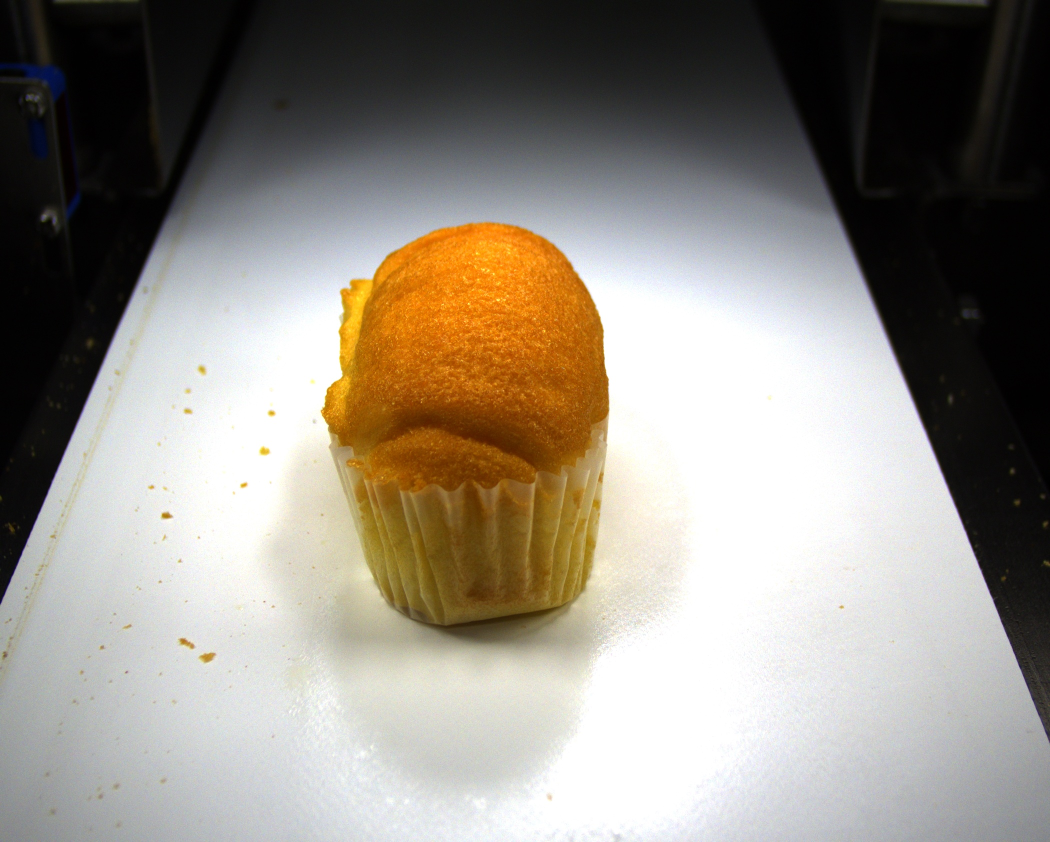
#> input picture source_demo/crumbs_yuan.jpg, 2100 x 1684 px (shown at 1/2 size)
$ python crumbs_color_test.py   (older library calls are emulated)
#> lines starting #> are read from the running program, lines starting #| are printed output that depends on the picture; after the words box and inside, x2 and y2 are one past the last pixel; in counts of white or black regions, pixels touching at a corner belong together
import cv2
import numpy as np

# 全局参数默认值
params = {
    'clahe_clip': 2.0,
    'clahe_grid': 8,
    'sobel_ksize': 3,
    'thresh': 50,
    'morph_h': 15,
    'hough_thresh': 50,
    'min_length': 30,
    'max_gap': 10
}

def update_image(*args):
    # 重新处理并显示图像
    image = cv2.imread(image_path)
#> image is the input picture: shape (1684, 2100, 3); mean B, G, R 130.8, 140.3, 146.6
    gray = cv2.cvtColor(image, cv2.COLOR_BGR2GRAY)

    # 使用当前参数值处理图像
    clahe = cv2.createCLAHE(
        clipLimit=params['clahe_clip'],
        tileGridSize=(params['clahe_grid'], params['clahe_grid'])
    )
    enhanced = clahe.apply(gray)

    sobel_y = cv2.Sobel(enhanced, cv2.CV_64F, 0, 1, ksize=params['sobel_ksize']|1)
    edges = cv2.convertScaleAbs(sobel_y)

    _, binary = cv2.threshold(edges, params['thresh'], 255, cv2.THRESH_BINARY)
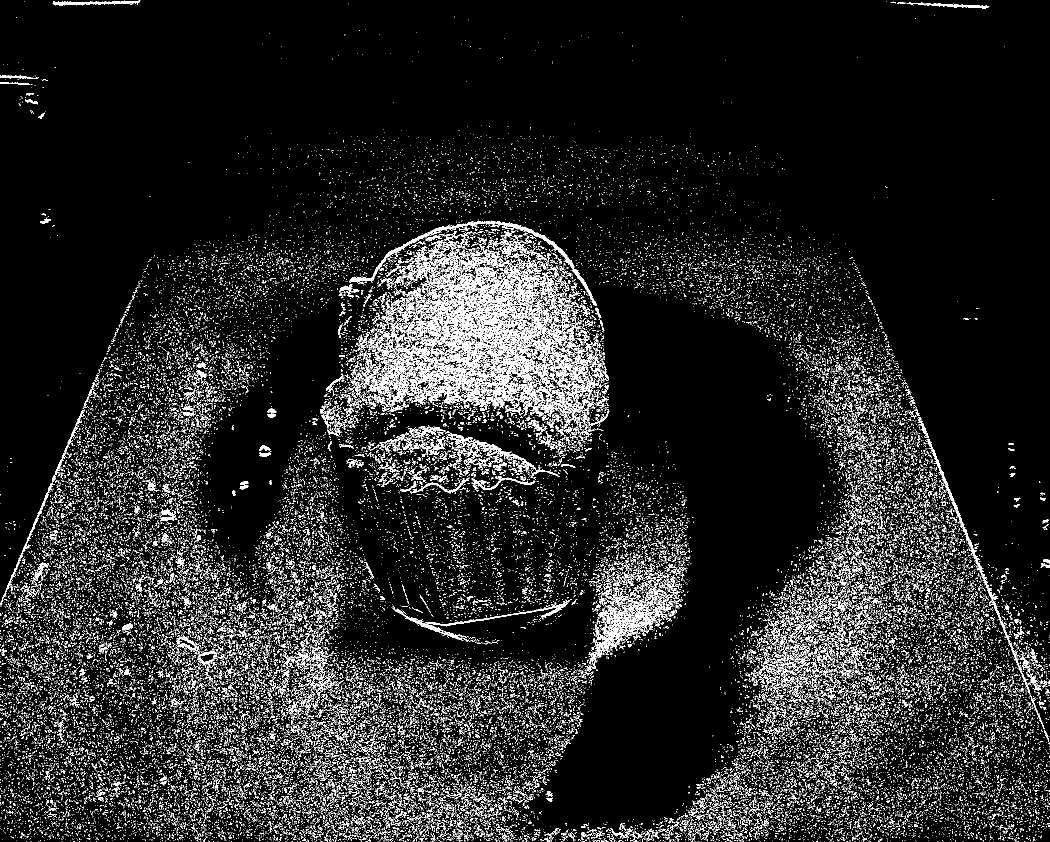
#> binary: shape (1684, 2100) (shown at 1/2 size); 9.4% white in thin lines or dots
    kernel = cv2.getStructuringElement(cv2.MORPH_RECT, (1, params['morph_h']))
    opened = cv2.morphologyEx(binary, cv2.MORPH_OPEN, kernel)
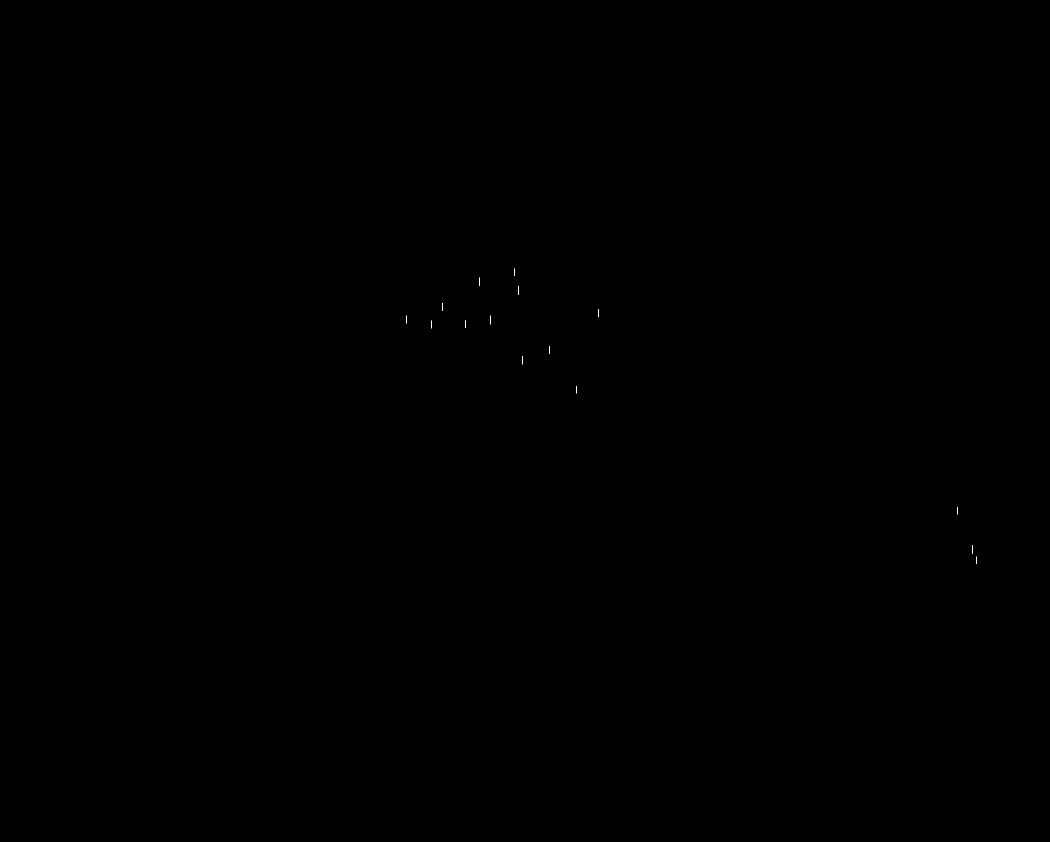
#> opened: shape (1684, 2100) (shown at 1/2 size); 0.01% white in thin lines or dots, all inside (x1, y1, x2, y2) = (812, 537, 1954, 1128)

    # 5. 可选：过滤非垂直线条
    lines = cv2.HoughLinesP(opened, 1, np.pi / 180, threshold=params['hough_thresh'], minLineLength=params['min_length'], maxLineGap=params['max_gap'])
#> lines = None
    result = np.zeros_like(opened)
    if lines is not None:
        for line in lines:
            x1, y1, x2, y2 = line[0]
            angle = np.arctan2(y2 - y1, x2 - x1) * 180 / np.pi
            if 80 < abs(angle) < 100:  # 保留接近垂直的线
                cv2.line(result, (x1, y1), (x2, y2), 255, 2)

    # 拼接所有处理阶段的图像
    # 统一所有图像为单通道
    enhanced = cv2.cvtColor(enhanced, cv2.COLOR_GRAY2BGR) if len(enhanced.shape) == 2 else enhanced
#> enhanced: shape (1684, 2100, 3)
    edges = cv2.cvtColor(edges, cv2.COLOR_GRAY2BGR) if len(edges.shape) == 2 else edges
#> edges: shape (1684, 2100, 3)
    binary = cv2.cvtColor(binary, cv2.COLOR_GRAY2BGR) if len(binary.shape) == 2 else binary
#> binary: shape (1684, 2100, 3); 9.4% white in thin lines or dots
    opened = cv2.cvtColor(opened, cv2.COLOR_GRAY2BGR) if len(opened.shape) == 2 else opened
    result = cv2.cvtColor(result, cv2.COLOR_GRAY2BGR) if len(result.shape) == 2 else result
#> result: shape (1684, 2100, 3); every value is 0

    # 统一图像尺寸
    h, w = enhanced.shape[:2]
    target_size = (w, h)

    edges = cv2.resize(edges, target_size)
    binary = cv2.resize(binary, target_size)
    opened = cv2.resize(opened, target_size)
    result = cv2.resize(result, target_size)

    # 创建两行布局
    row1 = cv2.hconcat([enhanced, edges, binary])
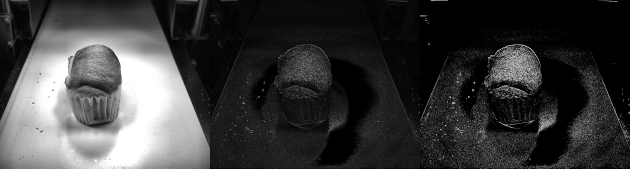
#> row1: shape (1684, 6300, 3) (shown at 1/10 size); min 0, max 255, mean 59.5
    row2 = cv2.hconcat([opened, result, np.zeros_like(enhanced)])  # 添加空白占位
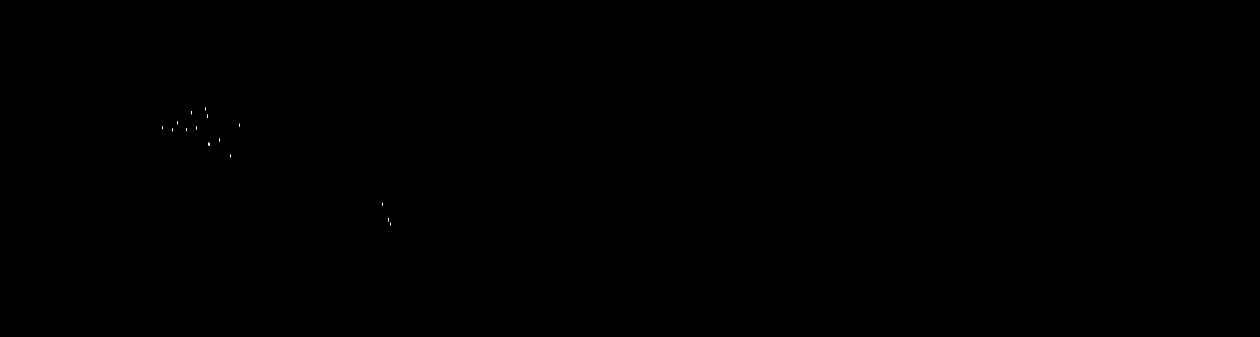
#> row2: shape (1684, 6300, 3) (shown at 1/5 size); 0% white in thin lines or dots, all inside (x1, y1, x2, y2) = (812, 537, 1954, 1128)

    combined = cv2.vconcat([row1, row2])
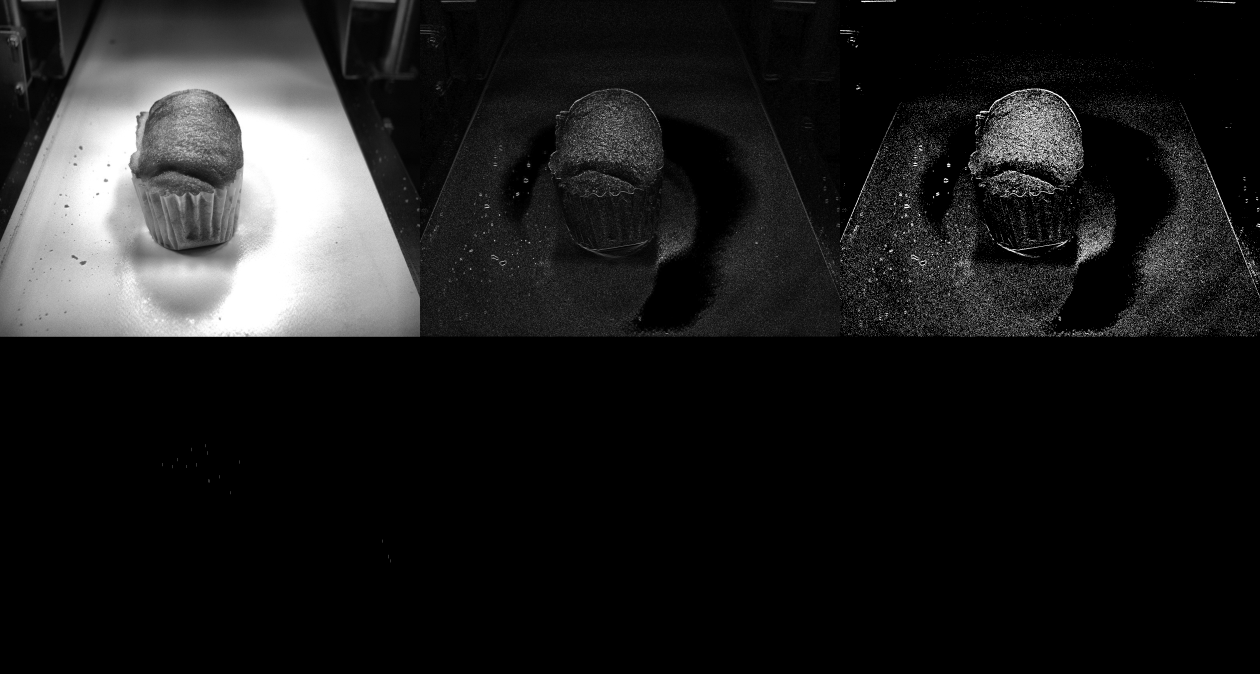
#> combined: shape (3368, 6300, 3) (shown at 1/5 size); min 0, max 255, mean 29.7

    # 调整最终显示尺寸
    combined = cv2.resize(combined, (0,0), fx=0.8, fy=0.8)
#> combined: shape (2694, 5040, 3)
    cv2.imshow('Processing Pipeline', combined)

# ===== 主程序 =====
if __name__ == "__main__":
    image_path = "../source_demo/crumbs_yuan.jpg"

    # 创建控制窗口
    cv2.namedWindow('Processing Pipeline', cv2.WINDOW_NORMAL)

    # 创建轨迹栏
    cv2.createTrackbar('CLAHE Clip', 'Processing Pipeline', 2, 10,
                      lambda v: params.update({'clahe_clip': v/10.0}) or update_image())
    cv2.createTrackbar('CLAHE Grid', 'Processing Pipeline', 8, 20,
                      lambda v: params.update({'clahe_grid': v}) or update_image())
    cv2.createTrackbar('Sobel KSize', 'Processing Pipeline', 3, 7,
                      lambda v: params.update({'sobel_ksize': v}) or update_image())
    cv2.createTrackbar('Threshold', 'Processing Pipeline', 50, 255,
                      lambda v: params.update({'thresh': v}) or update_image())
    cv2.createTrackbar('Morph H', 'Processing Pipeline', 15, 50,
                      lambda v: params.update({'morph_h': v}) or update_image())

    # 初始化显示
    update_image()
    cv2.waitKey(0)
    cv2.destroyAllWindows()

$ run again, with source_demo/crumbs_2.jpg copied over source_demo/crumbs_yuan.jpg
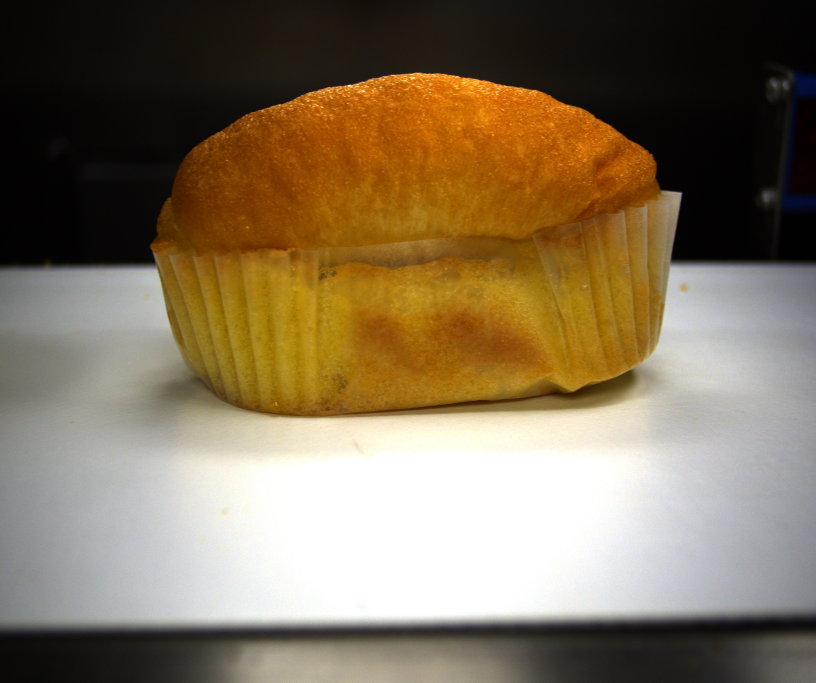
#> input picture source_demo/crumbs_2.jpg, 2448 x 2048 px (shown at 1/3 size)
#> in update_image, image is the input picture: shape (2048, 2448, 3); mean B, G, R 90.4, 115.3, 131.7
#> in update_image, `_, binary = cv2.threshold(edges, params['thresh'], 255, cv2.THRESH_BIN..`:
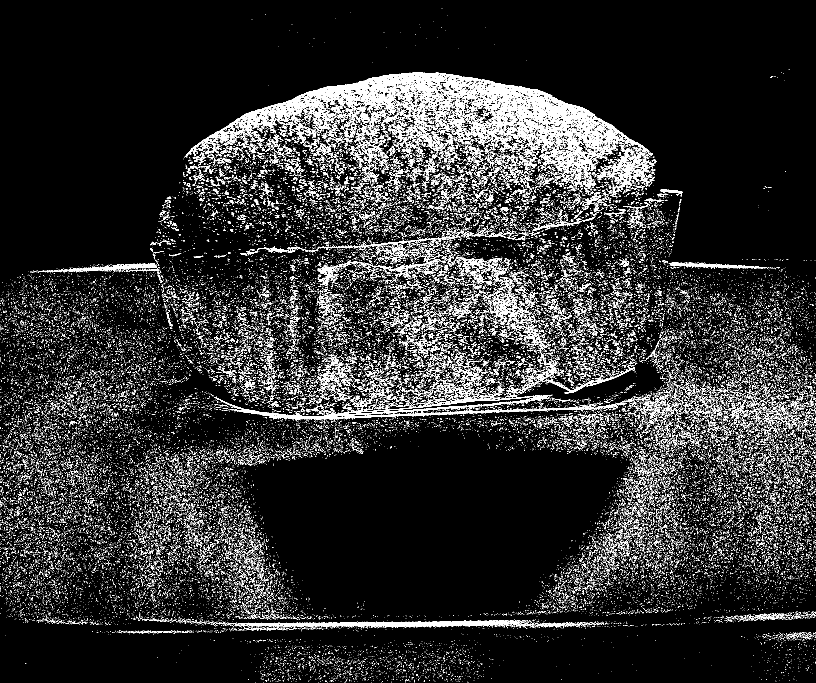
#> binary: shape (2048, 2448) (shown at 1/3 size); 8.8% white in thin lines or dots
#> lines = None
#> result: shape (2048, 2448, 3); every value is 0
#> row2: shape (2048, 7344, 3); 0.01% white in thin lines or dots, all inside (x1, y1, x2, y2) = (504, 216, 1883, 1880)
#> in update_image, `combined = cv2.resize(combined, (0,0), fx=0.8, fy=0.8)`:
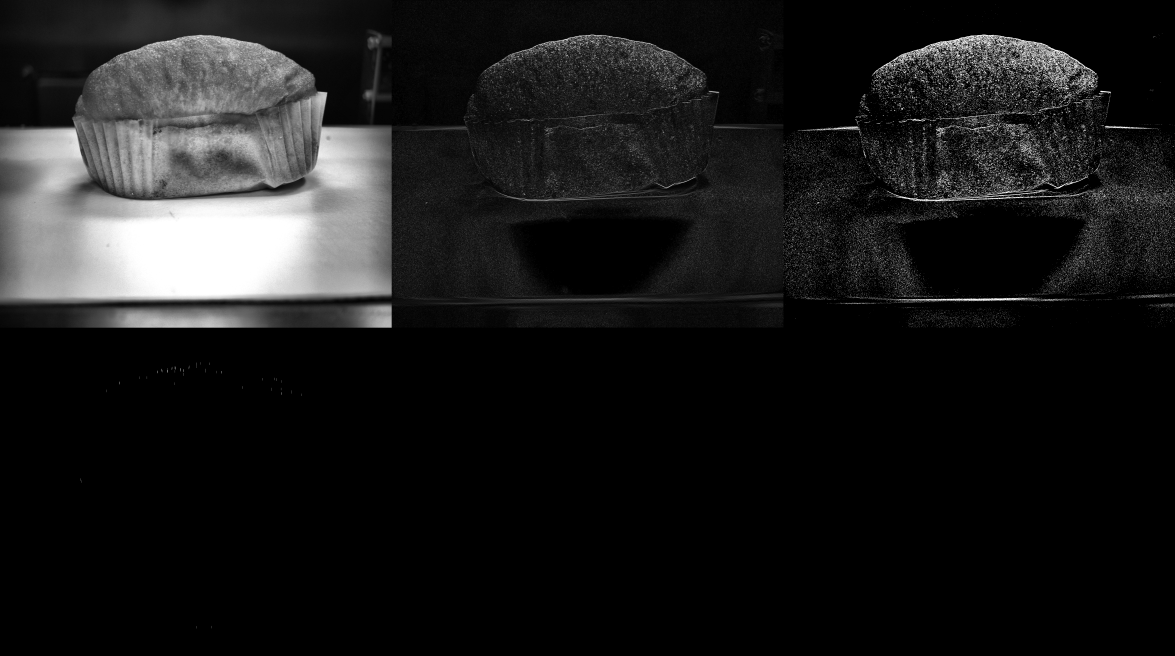
#> combined: shape (3277, 5875, 3) (shown at 1/5 size); min 0, max 255, mean 26.7

$ run again, with source_demo/crumbs_3.jpg copied over source_demo/crumbs_yuan.jpg
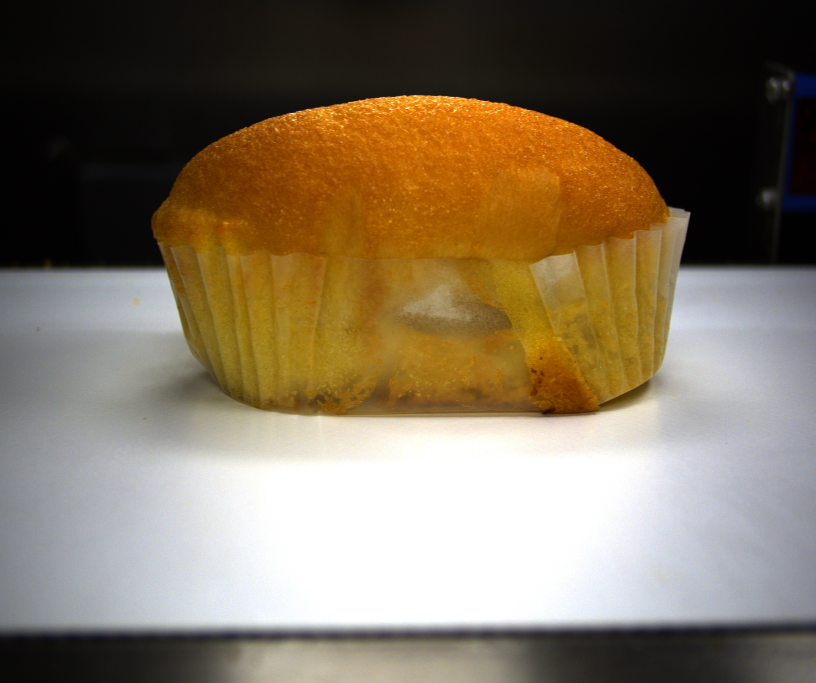
#> input picture source_demo/crumbs_3.jpg, 2448 x 2048 px (shown at 1/3 size)
#> in update_image, image is the input picture: shape (2048, 2448, 3); mean B, G, R 95, 116.1, 130.6
#> in update_image, `_, binary = cv2.threshold(edges, params['thresh'], 255, cv2.THRESH_BIN..`:
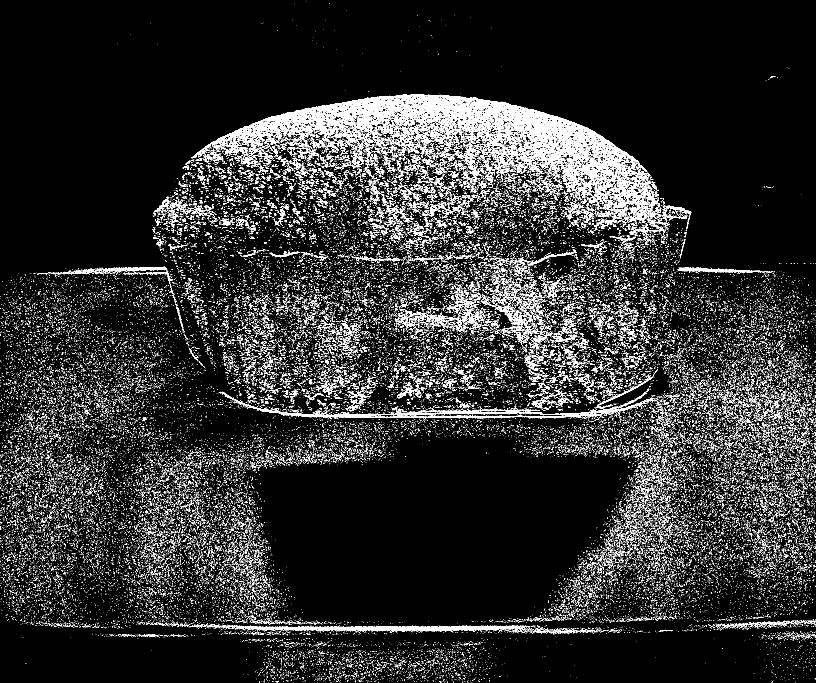
#> binary: shape (2048, 2448) (shown at 1/3 size); 8.6% white in thin lines or dots
#> lines = None
#> result: shape (2048, 2448, 3); every value is 0
#> row2: shape (2048, 7344, 3); 0.01% white in thin lines or dots, all inside (x1, y1, x2, y2) = (825, 285, 1867, 596)
#> in update_image, `combined = cv2.resize(combined, (0,0), fx=0.8, fy=0.8)`:
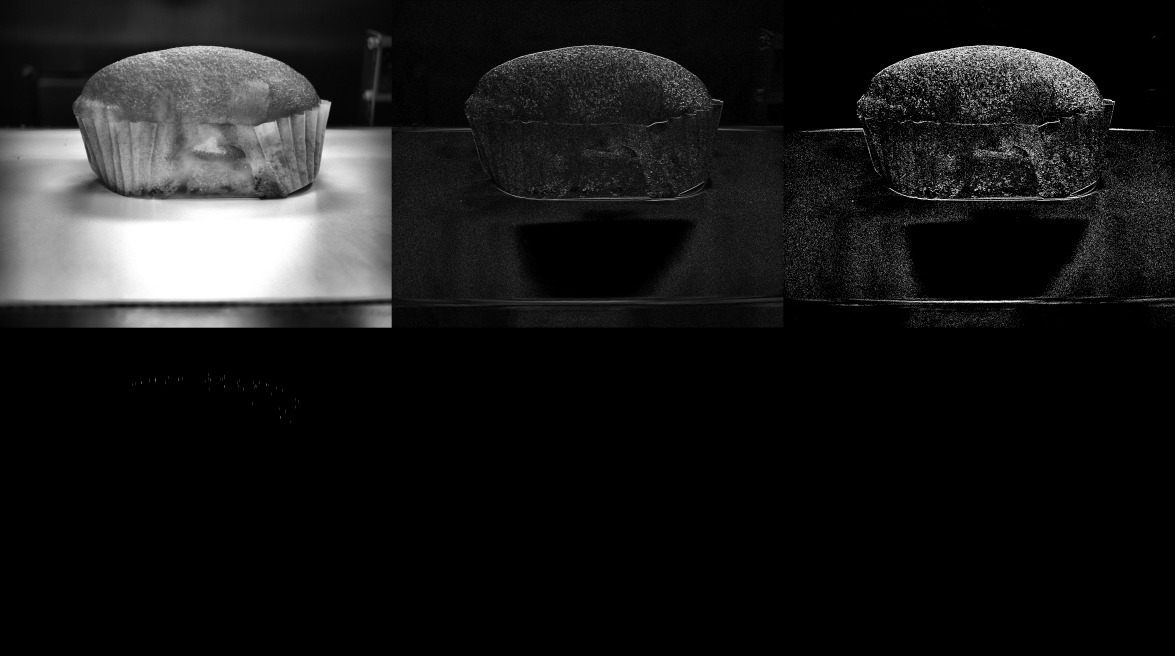
#> combined: shape (3277, 5875, 3) (shown at 1/5 size); min 0, max 255, mean 26.5
